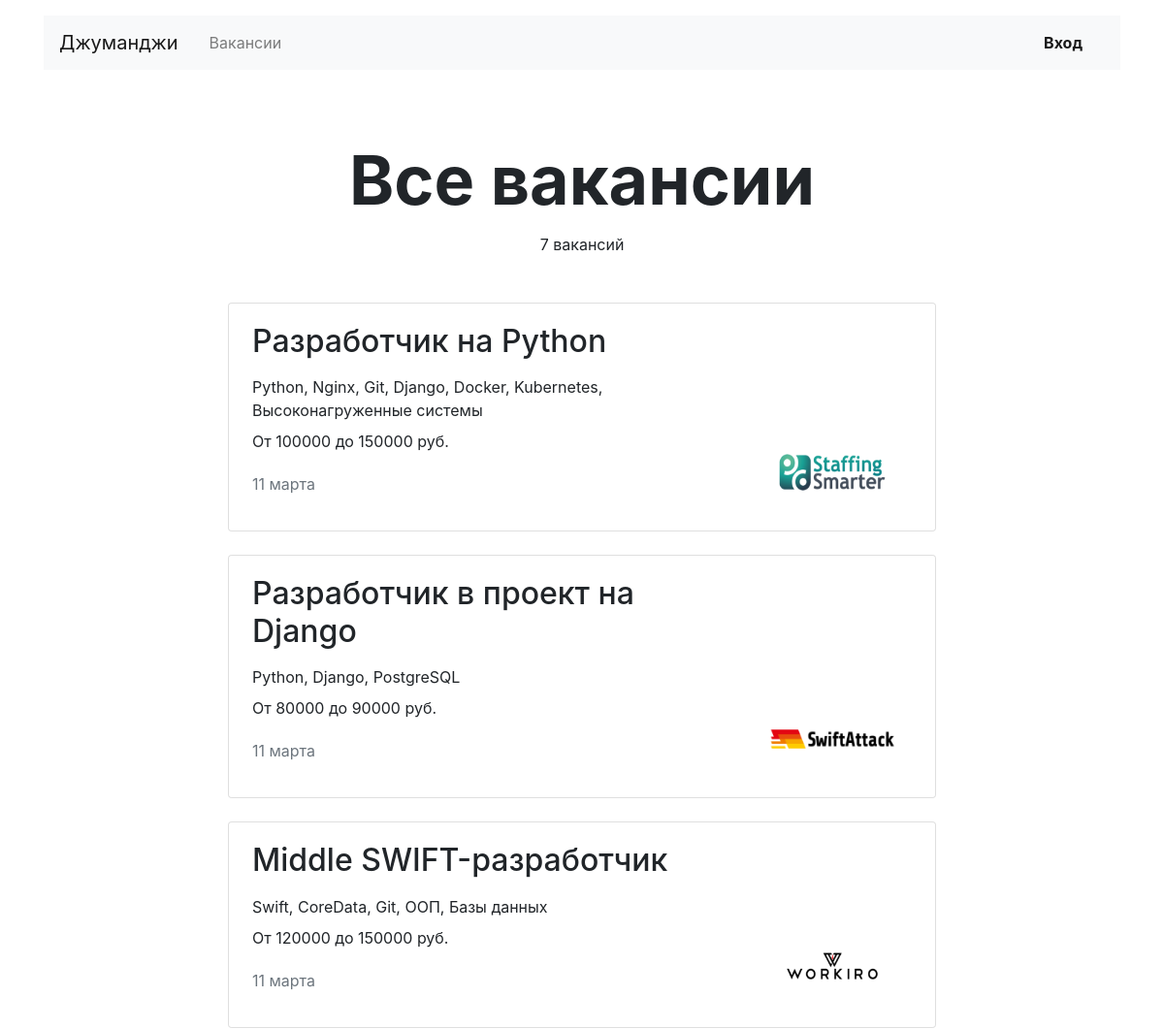
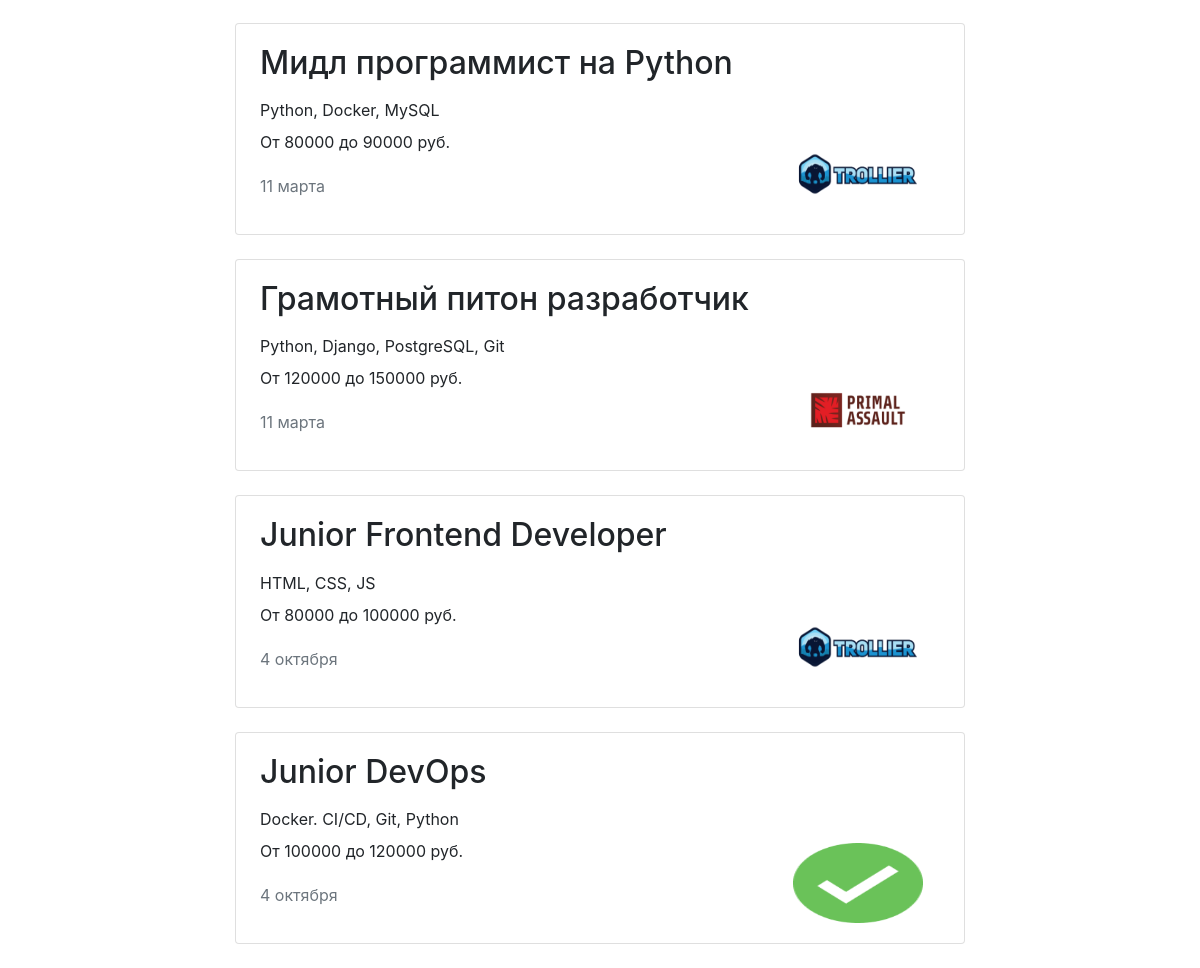
/vacancies/, run on an earlier commit of the app's database (2 pictures, top to bottom).
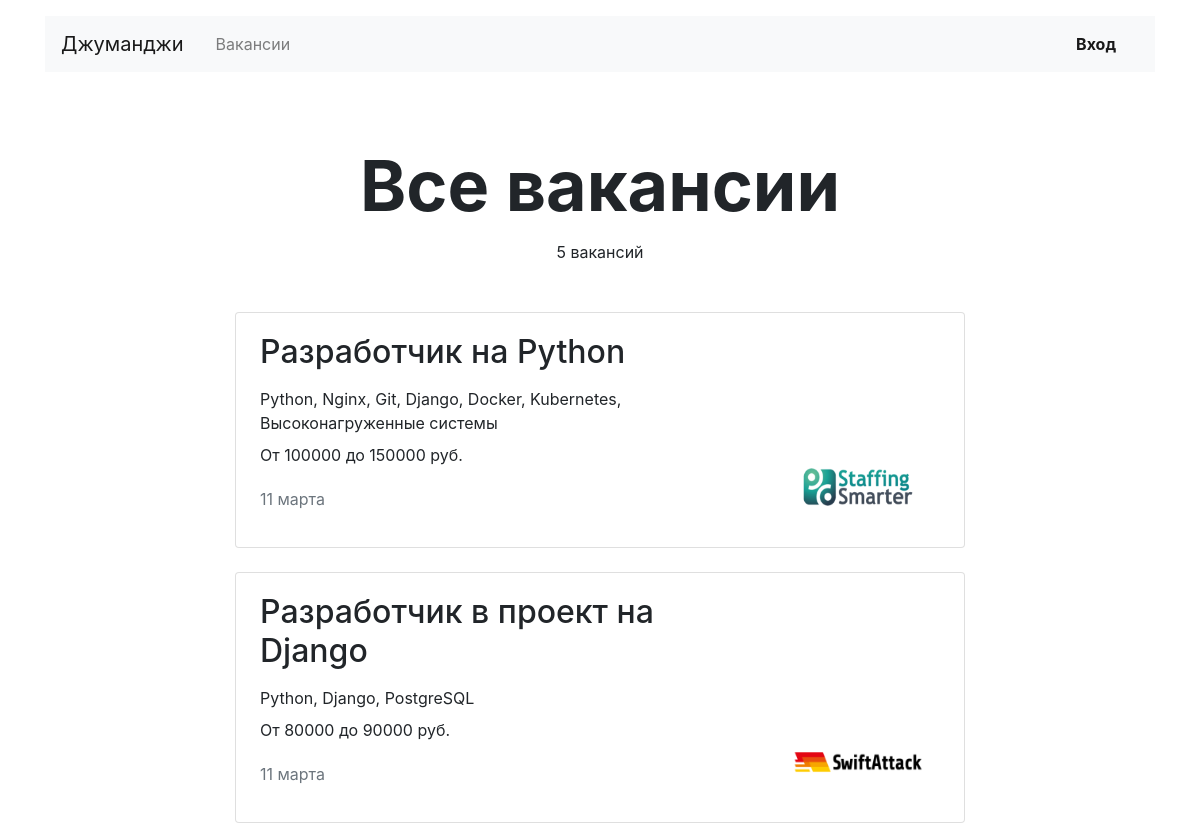
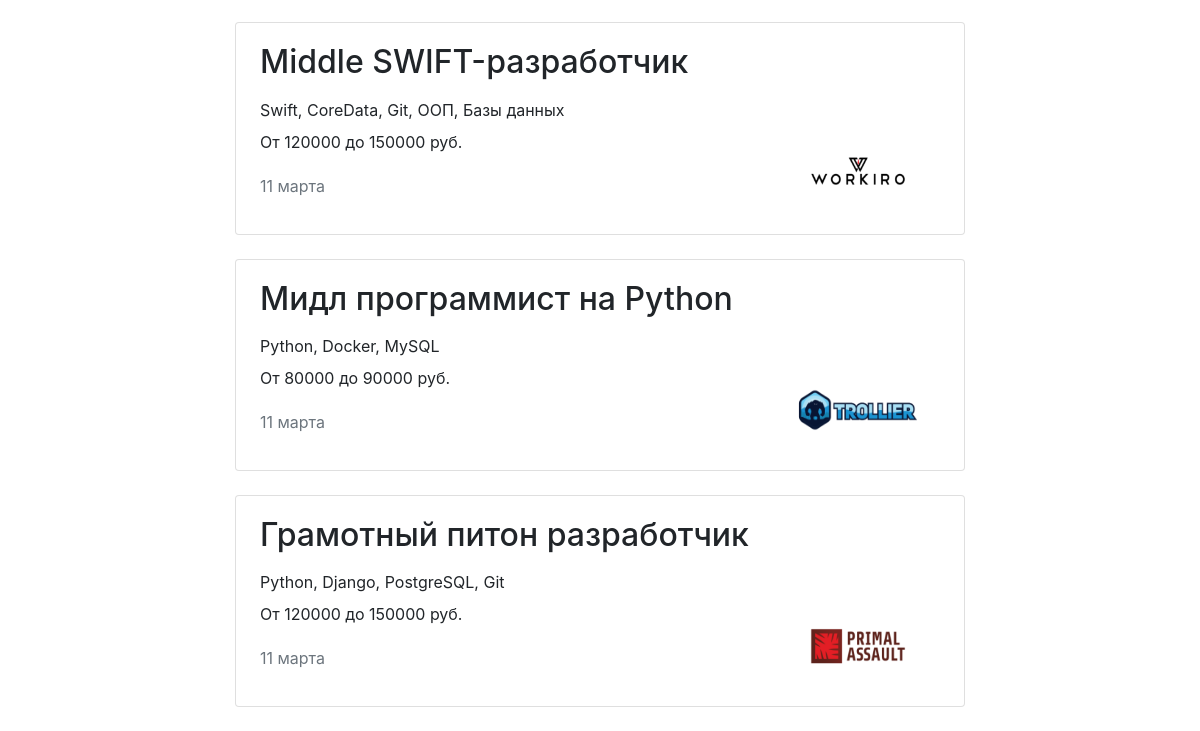
And on a later commit of the database (2 pictures, top to bottom).
### hiring/models.py (models this page shows, shortened)
class Vacancy(models.Model):
    title = models.CharField(max_length=124)
    specialty = models.ForeignKey(Specialty, related_name='vacancies', on_delete=models.CASCADE)
    company = models.ForeignKey(Company, related_name='vacancies', on_delete=models.CASCADE)
    skills = models.CharField(max_length=200)
    description = models.TextField()
    salary_min = models.IntegerField()
    salary_max = models.IntegerField()
    published_as = models.DateField()

class Company(models.Model):
    name = models.CharField(max_length=64)
    location = models.CharField(max_length=64)
    logo = models.ImageField(upload_to=MEDIA_COMPANY_IMAGE_DIR, height_field='height_field', width_field='width_field')
    height_field = models.PositiveIntegerField(default=0)
    width_field = models.PositiveIntegerField(default=0)
    description = models.TextField()
    employee_count = models.IntegerField()
    owner = models.OneToOneField(User, on_delete=models.CASCADE, null=True)

### hiring/views.py (the view)
# urls.py: path('vacancies/', VacanciesView.as_view(), name='vacancies'),
class VacanciesView(ListView):
    template_name = 'hiring/vacancies.html'
    model = Vacancy
    context_object_name = 'vacancies'
    def get_context_data(self, **kwargs):
        context = super(VacanciesView, self).get_context_data(**kwargs)
        context['title'] = "Все вакансии"
        return context

### hiring/templates/hiring/vacancies.html
{% extends 'hiring/base.html' %}
{% block container %}
  <main class="container mt-3">
    <section>
        <h1 class="h1 text-center mx-auto mt-4 pt-5" style="font-size: 70px;"><strong>{{ title }}</strong></h1>
        <p class="text-center pt-1">{{ vacancies.count }} вакансий</p>
      <div class="row mt-5">
        <div class="col-12 col-lg-8 offset-lg-2 m-auto">
          {% for vacancy in vacancies %}
          <div class="card mb-4">
            <div class="card-body px-4">
              <div class="row">
                <div class="col-12 col-md-8 col-lg-9">
                  <h2 class="h2 pb-2">{{ vacancy.title }}</h2>
                  <p class="mb-2">{{ vacancy.skills }}</p>
                  <p>От {{ vacancy.salary_min }} до {{ vacancy.salary_max }} руб.</p>
                  <p class="text-muted pt-1">{{ vacancy.published_as|date:"j E" }}</p>
                </div>
                <div class="col-12 col-md-4 col-lg-3 d-flex align-items-end">
                    <a href="{% url 'vacancy' vacancy.id %}"><img src="{{ vacancy.company.logo.url }}" width="130" height="80" alt=""></a>
                </div>
              </div>
            </div>
          </div>
          {% endfor %}
        </div>
      </div>
    </section>
  </main>
{% endblock %}

### hiring/templates/hiring/base.html (shortened to what this page needs)
<!DOCTYPE html>
<html lang="ru">
<head>
  <link rel="stylesheet" href="https://stackpath.bootstrapcdn.com/bootstrap/4.3.1/css/bootstrap.min.css">
</head>
<body>
  <header class="container mt-3">
    <nav class="navbar navbar-expand-lg navbar-light bg-light">
      <a class="navbar-brand mr-4" href="/">Джуманджи</a>
      <div class="collapse navbar-collapse justify-content-between" id="navbarNav">
        <ul class="navbar-nav col-10">
          <li class="nav-item">
              <a class="nav-link" href="{% url 'vacancies' %}">Вакансии</a>
          </li>
        </ul>
        <ul class="navbar-nav col-2 justify-content-end">
          <li class="nav-item active">
            {% if user.is_authenticated %}
            <div class="btn-group">
              <button type="button" class="btn dropdown-toggle font-weight-bold" data-toggle="dropdown" aria-haspopup="true" aria-expanded="false">
                  {{ user.username }}
              </button>
              <div class="dropdown-menu dropdown-menu-right mt-3">
                <a href="#" class="dropdown-item py-2">Резюме</a>
                <a href="{% url 'my_company' %}" class="dropdown-item py-2">Компания</a>
                <a href="{% url 'logout' %}" class="dropdown-item py-2">Выйти</a>
              </div>
            </div>
            {% else %}
              <a href="{% url 'login' %}" class="nav-link font-weight-bold">Вход</a>
            {% endif %}
          </li>
        </ul>
      </div>
    </nav>
  </header>
  {% block container %}
  {% endblock %}
</body>
</html>

What changed in the data, as far as the page shows it:
removed Vacancy: title "Junior Frontend Developer", skills "HTML, CSS, JS", salary_min "80000", salary_max "100000", published_as "4 октября", company.logo (picture)
removed Vacancy: title "Junior DevOps", skills "Docker. CI/CD, Git, Python", salary_min "100000", salary_max "120000", published_as "4 октября", company.logo (picture)
Also different on the page:
{{ vacancies.count }}: "7" → "5"
